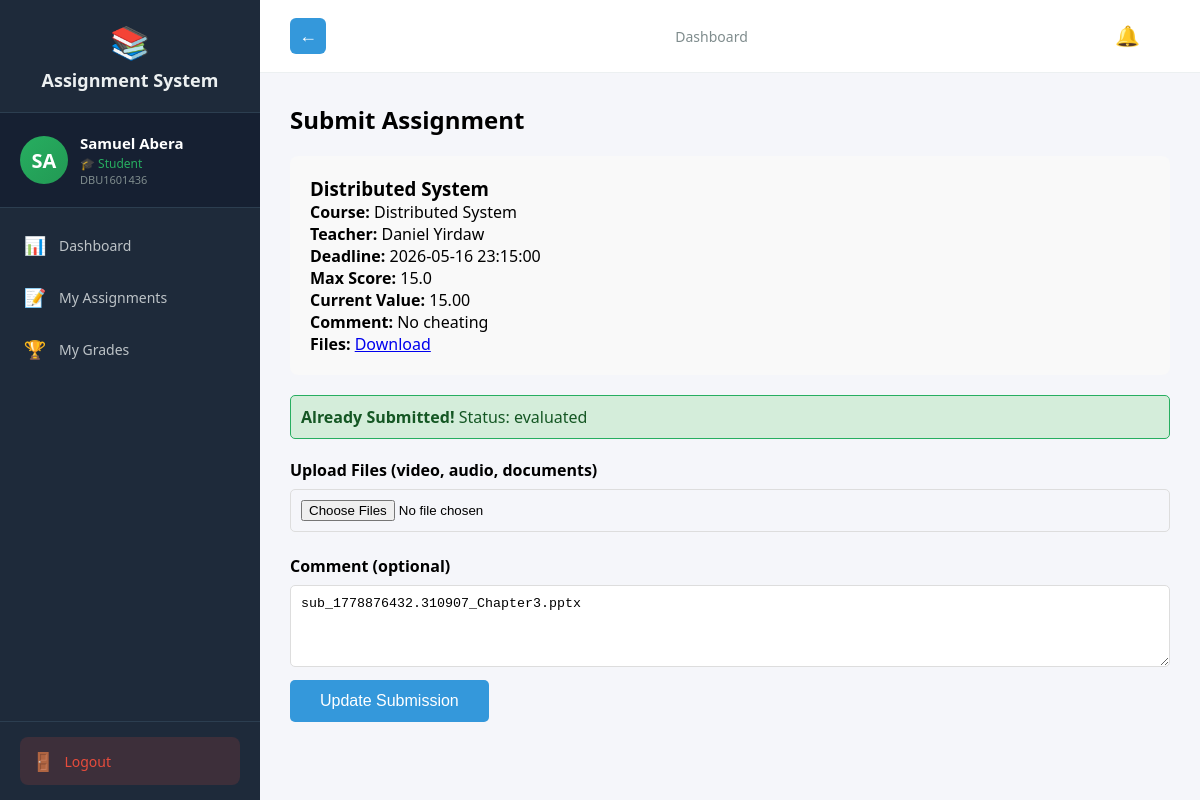
The page /student/submit/43676068-c9d5-4ae9-8ec4-431754864c3a (signed in) on the database its author committed.
### tables this page shows
CREATE TABLE users (
            id TEXT PRIMARY KEY,
            user_id TEXT UNIQUE NOT NULL,
            first_name TEXT NOT NULL,
            last_name TEXT NOT NULL,
            email TEXT UNIQUE NOT NULL,
            password_hash TEXT NOT NULL,
            role TEXT NOT NULL,
            is_approved INTEGER DEFAULT 0,
            created_at TIMESTAMP DEFAULT CURRENT_TIMESTAMP,
            updated_at TIMESTAMP DEFAULT CURRENT_TIMESTAMP,
            node_id TEXT
        );

CREATE TABLE assignments (
            id TEXT PRIMARY KEY,
            title TEXT NOT NULL,
            description TEXT,
            teacher_id TEXT REFERENCES teachers(id),
            course_name TEXT NOT NULL,
            department TEXT NOT NULL,
            year INTEGER NOT NULL,
            deadline TIMESTAMP NOT NULL,
            late_submission INTEGER DEFAULT 0,
            penalty_per_day REAL DEFAULT 0.0,
            max_score REAL DEFAULT 100.0,
            is_group INTEGER DEFAULT 0,
            max_group_size INTEGER DEFAULT 1,
            teacher_comment TEXT,
            files TEXT,
            created_at TIMESTAMP DEFAULT CURRENT_TIMESTAMP,
            updated_at TIMESTAMP DEFAULT CURRENT_TIMESTAMP,
            node_id TEXT
        );

CREATE TABLE submissions (
            id TEXT PRIMARY KEY,
            assignment_id TEXT REFERENCES assignments(id),
            student_id TEXT REFERENCES students(id),
            files TEXT,
            student_comment TEXT,
            submitted_at TIMESTAMP DEFAULT CURRENT_TIMESTAMP,
            updated_at TIMESTAMP DEFAULT CURRENT_TIMESTAMP,
            grade REAL,
            feedback TEXT,
            evaluated_at TIMESTAMP,
            status TEXT DEFAULT 'submitted',
            complaint TEXT,
            complaint_status TEXT,
            group_id TEXT,
            node_id TEXT
        );

### routes_student.py (the view, shortened to what this page needs)
@student_bp.route('/submit/<assignment_id>', methods=['GET', 'POST'])
@login_required
def submit(assignment_id):
    if current_user.role != 'student':
        return redirect(url_for('auth.login'))
    conn = get_db()
    cur = conn.cursor()
    cur.execute("SELECT id FROM students WHERE user_id = ?", (current_user.id,))
    student = cur.fetchone()
    if not student:
        flash('Student profile not found!', 'danger')
        return redirect(url_for('student.dashboard'))
    student_id = student['id']
    cur.execute("""
         SELECT a.id, a.title, a.course_name, u.first_name, u.last_name,
             a.deadline, a.late_submission, a.penalty_per_day, a.teacher_comment, a.files,
             a.department, a.year, a.max_score, a.is_group, a.max_group_size
        FROM assignments a
        JOIN teachers t ON a.teacher_id = t.id
        JOIN users u ON t.user_id = u.id
        WHERE a.id = ?
    """, (assignment_id,))
    assignment = cur.fetchone()
    if not assignment:
        flash('Assignment not found!', 'danger')
        return redirect(url_for('student.dashboard'))
    try:
        max_score = float(assignment['max_score']) if assignment['max_score'] is not None else 100.0
    except Exception:
        max_score = 100.0
    current_value = max_score
    try:
        deadline_dt = datetime.strptime(assignment['deadline'], '%Y-%m-%d %H:%M:%S') if assignment['deadline'] else None
    except Exception:
        deadline_dt = None
    cur.execute("SELECT id, status, files, student_comment, group_id FROM submissions WHERE assignment_id = ? AND student_id = ?",
                (assignment_id, student_id))
    existing = cur.fetchone()
    teammates_list = []
    current_student = None
    selected_ids = []
    conn.close()
    max_score = float(assignment['max_score']) if assignment['max_score'] is not None else 100.0
    current_value = max_score
    try:
        deadline_dt = datetime.strptime(assignment['deadline'], '%Y-%m-%d %H:%M:%S') if assignment['deadline'] else None
    except Exception:
        deadline_dt = None
    return render_template('student/submit.html',
                         assignment=assignment,
                         existing=existing,
                         now=datetime.now(),
                         current_value=current_value,
                         max_score=max_score,
                         teammates_list=teammates_list,
                         current_student=current_student,
                         selected_ids=selected_ids)

### auth.py (called while the page is built)
def get_db():
    conn = sqlite3.connect('assignments.db')
    conn.row_factory = sqlite3.Row
    return conn

@login_manager.user_loader
def load_user(user_id):
    conn = get_db()
    cur = conn.cursor()
    cur.execute("SELECT id, user_id, first_name, last_name, email, role, is_approved FROM users WHERE id = ?", (user_id,))
    user = cur.fetchone()
    cur.close()
    conn.close()
    if user:
        from flask_login import UserMixin
        class User(UserMixin):
            pass
        u = User()
        u.id = user['id']
        u.user_id = user['user_id']
        u.first_name = user['first_name']
        u.last_name = user['last_name']
        u.email = user['email']
        u.role = user['role']
        u.is_approved = user['is_approved']
        return u
    return None

### routes_student.py (called while the page is built)
def get_db():
    conn = sqlite3.connect('assignments.db')
    conn.row_factory = sqlite3.Row
    return conn

### templates/student/submit.html (shortened to what this page needs)
{% extends "student_base.html" %}
{% block content %}
<h2>Submit Assignment</h2>
<div class="details">
    <h3>{{ assignment[1] }}</h3>
    <p><strong>Course:</strong> {{ assignment[2] }}</p>
    <p><strong>Teacher:</strong> {{ assignment[3] }} {{ assignment[4] }}</p>
    <p><strong>Deadline:</strong> {{ assignment[5] }}</p>
    <p><strong>Max Score:</strong> {{ max_score if max_score is not none else (assignment[12] if assignment[12] is not none else 100) }}</p>
    <p><strong>Current Value:</strong> {{ '%.2f'|format(current_value) if current_value is not none else (max_score if max_score is not none else (assignment[12] if assignment[12] is not none else 100)) }}</p>
    {% if assignment[8] %}<p><strong>Comment:</strong> {{ assignment[8] }}</p>{% endif %}
    {% if assignment[9] %}<p><strong>Files:</strong> <a href="/static/uploads/{{ assignment[9].split(',')[0] }}" download>Download</a></p>{% endif %}
</div>
{% if existing %}
<div class="flash success" style="background:#d4edda; color:#155724; padding:10px; border-radius:5px;">
    <strong>Already Submitted!</strong> Status: {{ existing[1] }}
</div>
{% endif %}
<form method="POST" enctype="multipart/form-data">
    <label>Upload Files (video, audio, documents)</label>
    <input type="file" name="submission_files" multiple>
    <label>Comment (optional)</label>
    <textarea name="comment" rows="4">{{ existing[2] if existing else '' }}</textarea>
    <button type="submit">{% if existing %}Update Submission{% else %}Submit Assignment{% endif %}</button>
</form>
{% endblock %}

### templates/student_base.html (shortened to what this page needs)
<!DOCTYPE html>
<html>
<head>
</head>
<body>
    <div class="layout">
        <div class="sidebar" id="sidebar">
            <div class="logo">
                <span class="icon">📚</span>
                Assignment System
            </div>
            <div class="profile-card">
                <div class="avatar">{{ current_user.first_name[0] }}{{ current_user.last_name[0] }}</div>
                <div class="info">
                    <div class="name">{{ current_user.first_name }} {{ current_user.last_name }}</div>
                    <div class="role">🎓 Student</div>
                    <div class="id-text">{{ current_user.user_id }}</div>
                </div>
            </div>
            <nav>
                <a href="/student/dashboard" class="{{ 'active' if request.path == '/student/dashboard' }}" onclick="closeSidebar()">
                    <span class="icon">📊</span> Dashboard
                </a>
                <a href="/student/dashboard#assignments" onclick="closeSidebar()">
                    <span class="icon">📝</span> My Assignments
                </a>
                <a href="/student/grades" class="{{ 'active' if request.path == '/student/grades' }}" onclick="closeSidebar()">
                    <span class="icon">🏆</span> My Grades
                </a>
            </nav>
            <div class="sidebar-footer">
                <a href="/logout" class="logout-btn">
                    <span class="icon">🚪</span> Logout
                </a>
            </div>
        </div>
        <div class="main">
            <div class="topbar">
                {% if request.path != '/student/dashboard' %}
                <button id="back-btn" class="back-btn" onclick="goBack()"><span class="back-icon">←</span></button>
                {% endif %}
                <div class="breadcrumb">
                    {% block page_title %}Dashboard{% endblock %}
                </div>
                <div style="position:relative;">
                    <button id="notifBell" class="notif-bell" aria-label="Notifications">🔔
                    </button>
                </div>
            </div>
            <div class="content">
                {% block content %}{% endblock %}
            </div>
        </div>
    </div>
</body>
</html>

### templates/student_base.html (style rules this page uses)
* { margin: 0; padding: 0; box-sizing: border-box; }
body { font-family: 'Segoe UI', Arial, sans-serif; background: #f5f6fa; }
.layout { display: flex; min-height: 100vh; }
.sidebar { width: 260px; background: #1e2a3a; color: #ecf0f1; padding: 0; position: fixed; height: 100vh; overflow-y: auto; z-index: 100; transition: transform 0.3s; display: flex; flex-direction: column; }
.sidebar .logo { padding: 20px; font-size: 18px; font-weight: bold; text-align: center; border-bottom: 1px solid #2c3e50; }
.sidebar .logo .icon { font-size: 32px; display: block; margin-bottom: 5px; }
.sidebar .profile-card { padding: 20px; border-bottom: 1px solid #2c3e50; display: flex; align-items: center; gap: 12px; background: #162032; }
.sidebar .profile-card .avatar { width: 48px; height: 48px; border-radius: 50%; background: linear-gradient(135deg, #27ae60, #229954); color: white; display: flex; align-items: center; justify-content: center; font-weight: bold; font-size: 20px; flex-shrink: 0; }
.sidebar .profile-card .info { overflow: hidden; }
.sidebar .profile-card .info .name { font-weight: 600; font-size: 15px; color: white; white-space: nowrap; overflow: hidden; text-overflow: ellipsis; }
.sidebar .profile-card .info .role { font-size: 12px; color: #27ae60; margin-top: 2px; }
.sidebar .profile-card .info .id-text { font-size: 11px; color: #7f8c8d; }
.sidebar nav { flex: 1; padding: 10px 0; }
.sidebar nav a { display: flex; align-items: center; padding: 13px 20px; color: #bdc3c7; text-decoration: none; font-size: 14px; border-left: 3px solid transparent; cursor: pointer; transition: all 0.2s; margin: 2px 0; }
.sidebar nav a .icon { margin-right: 12px; font-size: 18px; width: 24px; text-align: center; }
.sidebar .sidebar-footer { padding: 15px 20px; border-top: 1px solid #2c3e50; }
.sidebar .sidebar-footer .logout-btn { display: flex; align-items: center; gap: 10px; padding: 12px; background: rgba(231,76,60,0.15); color: #e74c3c; text-decoration: none; border-radius: 8px; font-size: 14px; font-weight: 500; transition: all 0.2s; }
.sidebar .sidebar-footer .logout-btn .icon { font-size: 18px; }
.main { margin-left: 260px; flex: 1; width: calc(100% - 260px); }
.topbar { background: white; padding: 12px 30px; display: flex; justify-content: space-between; align-items: center; border-bottom: 1px solid #ecf0f1; }
.back-btn { background: #3498db; color: white; border: none; padding: 6px 10px; border-radius: 6px; cursor: pointer; font-size: 16px; margin-right: 12px; display: inline-flex; align-items: center; justify-content: center; width:36px; height:36px; }
.back-btn .back-icon { font-weight: 700; font-size: 18px; line-height: 1; }
.topbar .breadcrumb { color: #7f8c8d; font-size: 14px; }
.notif-bell { position: relative; background: none; border: none; font-size: 20px; cursor: pointer; color: #2c3e50; }
.content { padding: 30px; }
.flash { padding: 12px 15px; margin-bottom: 20px; border-radius: 5px; }
.success { background: #d5f5e3; color: #27ae60; border: 1px solid #27ae60; }

### templates/student/submit.html (style rules this page uses)
.details { background: #f9f9f9; padding: 20px; border-radius: 8px; margin: 20px 0; }
input, textarea { width: 100%; padding: 10px; margin: 8px 0; border: 1px solid #ddd; border-radius: 5px; }
button { padding: 12px 30px; background: #3498db; color: white; border: none; border-radius: 5px; cursor: pointer; font-size: 16px; }
label { font-weight: bold; display: block; margin-top: 15px; }

### rows shown on the page
users: first_name "S", last_name "A", first_name "Samuel", last_name "Abera", user_id "DBU1601436"
assignments: title "Distributed System", course_name "Distributed System", deadline "2026-05-16 23:15:00", max_score "15.0", max_score "15.00", teacher_comment "No cheating"
users: first_name "Daniel", last_name "Yirdaw"
submissions: status "evaluated", comment "sub_1778876432.310907_Chapter3.pptx"
